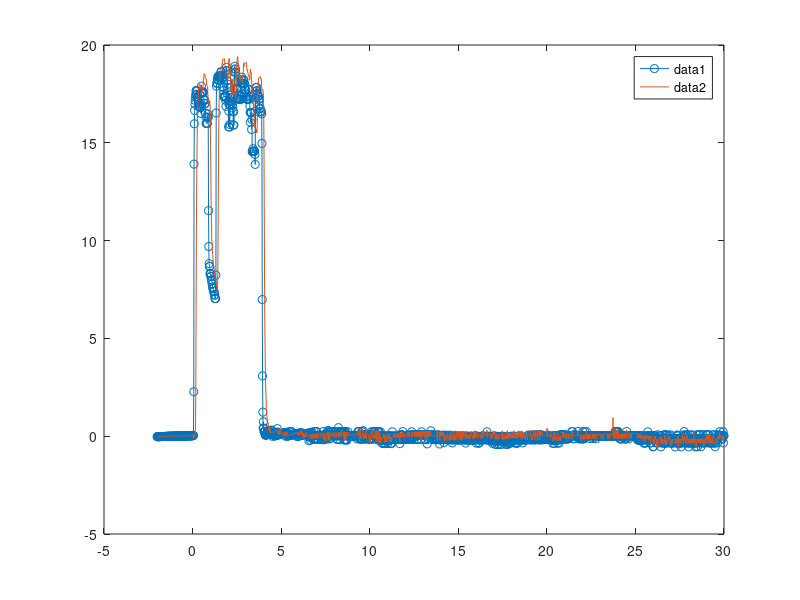

Write MATLAB code to recreate this figure.
clear all
load("4jun19_medQ.mat");

% Load BTCs and time vector from time hour zero to 30 hr and convert to
% concentration
time_hr = zero_time_R4_US;
n = length(time_hr);
n_wanted=n;

cout_1A = (R4_US_cond_no_bg(1:n).*0.3);
%cout_1A(cout_1A<0) = 0; % Replace negative values with zero

cout_1B = (R4_DS_cond_no_bg(1:n).*0.3); 
%cout_1B(cout_1B<0) = 0;

cout_2A = (R3_US_cond_no_bg(1:n).*0.3);
%cout_2A(cout_2A<0) = 0;

cout_2B = (R3_DS_cond_no_bg(1:n).*0.3); 
%cout_2B(cout_2B<0) = 0;

in=cout_1A(1:n_wanted); out=cout_2B(1:n_wanted); time=time_hr(1:n_wanted);
save ('medQ_long.mat', 'time', 'in', 'out')

figure(44)
plot(time,in,'o-')
hold on 
plot(time,out)
%axis([-1 5 -1 60])
legend
hold off

% in=cout_2A(1:n_wanted); out=cout_2B(1:n_wanted); 
% save ('lowQ_R2.mat', 'time', 'in', 'out')
% 
% figure(45)
% plot(time,in,'o-')
% hold on 
% plot(time,out)
% axis([-1 5 -1 60])
% legend
% hold off
